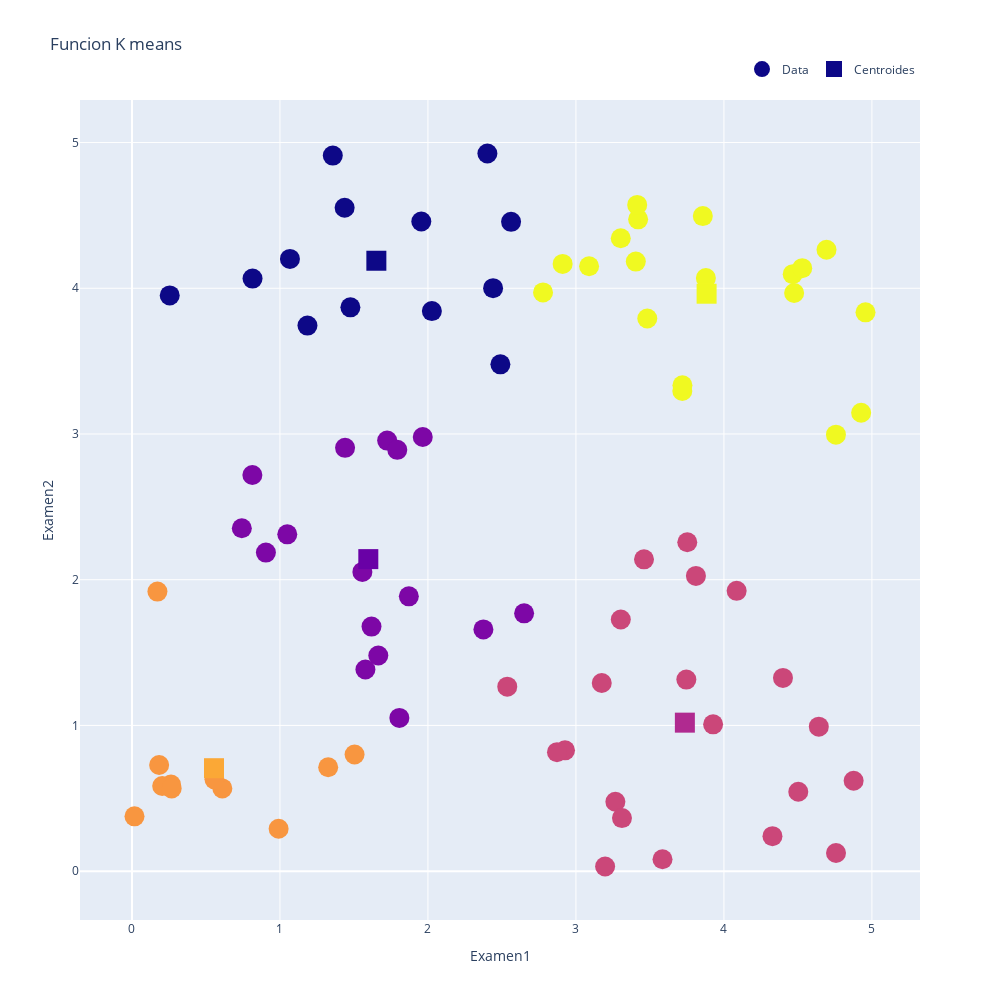

Source (notebook cell):
### Code cell
layout = go.Layout(
        title='Funcion K means',
        autosize=False,
        width=1000,
        height=1000,
        showlegend = True,
        legend=dict(
            orientation="h",
            yanchor="bottom",
            y=1.02,
            xanchor="right",
            x=1
        ),
     xaxis_title="Examen1",
     yaxis_title="Examen2"
)

fig = go.Figure()
fig.add_trace(
    go.Scatter(
        x=train_X[:,0],
        y=train_X[:,1],
        mode ='markers',
        marker=dict(
        size=20,
        color=kmeans.labels_
    ),
    name='Data')
)
fig.add_trace(
    go.Scatter(
        x=kmeans.cluster_centers_[:,0],
        y=kmeans.cluster_centers_[:,1],
        mode ='markers',
        marker=dict(
        symbol="square",
        size=20,
        color=[0,1,2,4,5]
    ),
    name='Centroides')
)


fig.update_layout(
    layout
)
fig['data'][0]['showlegend']=True
fig['data'][1]['showlegend']=True
fig.show()

### Figure 1 — Plotly figure (JSON) as saved in the notebook; plotly's stock layout.template omitted (floating-point values rounded to 4 significant figures)
{"data": [{"marker": {"color": [0, 2, 4, 4, 3, 4, 0, 3, 3, 1, 4, 1, 0, 2, 1, 1, 2, 0, 0, 1, 0, 4, 0, 2, 1, 1, 2, 1, 4, 2, 3, 2, 2, 1, 4, 1, 3, 3, 2, 2, 2, 4, 2, 4, 0, 4, 0, 3, 0, 3, 1, 0, 1, 2, 3, 4, 0, 3, 1, 2, 2, 1, 3, 2, 2, 1, 4, 2, 4, 4, 4, 2, 4, 0, 4, 2, 2, 1, 4, 4], "size": 20}, "mode": "markers", "name": "Data", "showlegend": true, "type": "scatter", "x": [1.955, 3.197, 3.482, 3.857, 0.01708, 4.465, 0.8147, 0.2636, 1.326, 0.8136, 4.927, 1.807, 1.476, 3.927, 1.665, 0.7422, 4.086, 1.437, 2.402, 1.557, 1.186, 2.778, 2.44, 3.46, 1.049, 2.65, 4.641, 1.871, 4.474, 4.328, 0.6106, 2.926, 4.757, 0.905, 3.878, 1.724, 1.504, 0.204, 4.399, 2.872, 3.746, 3.089, 3.266, 4.529, 2.49, 3.719, 2.026, 0.172, 2.562, 0.1836, 1.577, 1.357, 2.375, 4.876, 0.2682, 3.42, 0.2552, 0.5575, 1.618, 2.536, 4.502, 1.965, 0.9909, 3.311, 3.303, 1.793, 3.404, 3.174, 4.693, 4.957, 3.72, 3.752, 3.303, 1.067, 2.91, 3.585, 3.811, 1.44, 4.757, 3.414], "y": [4.458, 0.03181, 3.793, 4.495, 0.376, 4.097, 4.066, 0.5939, 0.7132, 2.719, 3.145, 1.052, 3.869, 1.007, 1.48, 2.353, 1.924, 4.553, 4.925, 2.053, 3.744, 3.971, 4.001, 2.14, 2.311, 1.769, 0.9916, 1.886, 3.968, 0.2402, 0.5676, 0.8291, 0.1248, 2.186, 4.07, 2.955, 0.8002, 0.5843, 1.326, 0.8167, 1.315, 4.151, 0.4765, 4.138, 3.478, 3.295, 3.844, 1.918, 4.456, 0.7283, 1.384, 4.911, 1.659, 0.6202, 0.5673, 4.473, 3.951, 0.6299, 1.678, 1.266, 0.5445, 2.979, 0.2907, 0.364, 1.727, 2.891, 4.183, 1.291, 4.264, 3.835, 3.334, 2.257, 4.343, 4.201, 4.167, 0.08156, 2.026, 2.905, 2.995, 4.572]}, {"marker": {"color": [0, 1, 2, 4, 5], "size": 20, "symbol": "square"}, "mode": "markers", "name": "Centroides", "showlegend": true, "type": "scatter", "x": [1.651, 1.597, 3.736, 0.5543, 3.883], "y": [4.189, 2.141, 1.019, 0.7064, 3.963]}], "layout": {"autosize": false, "height": 1000, "legend": {"orientation": "h", "x": 1, "xanchor": "right", "y": 1.02, "yanchor": "bottom"}, "showlegend": true, "title": {"text": "Funcion K means"}, "width": 1000, "xaxis": {"title": {"text": "Examen1"}}, "yaxis": {"title": {"text": "Examen2"}}}}
